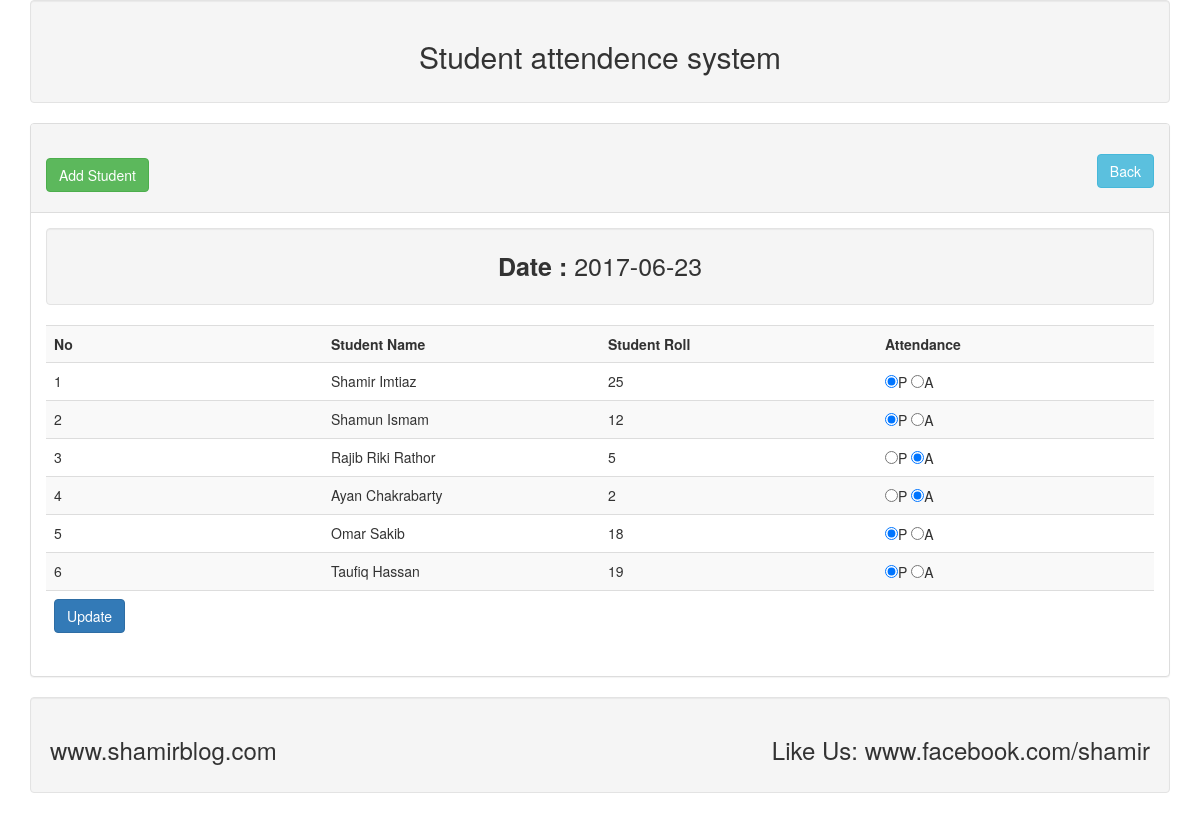
Page /stn_details.php?dt=2017-06-23 on the committed database.
### tables this page shows
CREATE TABLE `tbl_student` (
  `id` int(11) NOT NULL,
  `name` varchar(255) NOT NULL,
  `roll` int(11) NOT NULL
);

CREATE TABLE `tbl_attendence` (
  `id` int(11) NOT NULL,
  `roll` int(11) NOT NULL,
  `attend` varchar(255) DEFAULT NULL,
  `attend_time` date DEFAULT NULL
);

### lib/Database.php (called while the page is built, shortened)
<?php
	class Database{
		public $host = DB_HOST;
		public $user = DB_USER;
		public $pass = DB_PASS;
		public $dbname = DB_NAME;
		public $link;
		private function connectDb(){
			$this->link = new mysqli($this->host, $this->user, $this->pass, $this->dbname);
		}
		public function selectDb($query){
			$result = $this->link->query($query) or die($this->link->error.__LINE__);
			if($result->num_rows > 0){
				return $result;
			}else{
				return false;
			}
		}
	}
?>

### lib/Student.php (called while the page is built, shortened)
<?php
	$filepath = realpath(dirname(__FILE__));
	include_once $filepath.'/Database.php';
?>
<?php
	class Student{
		private $db;
		public function __construct(){
			$this->db = new Database();
		}
		public function get_studentData_all($dt){
			$query = "SELECT tbl_student.name,tbl_attendence.*
					 FROM tbl_student
					 INNER JOIN tbl_attendence
					 ON tbl_student.roll = tbl_attendence.roll
					 WHERE tbl_attendence.attend_time = '$dt'";
			$result = $this->db->selectDb($query);
			return $result;
		}
	}
?>

### stn_details.php (the view, shortened to what this page needs)
<?php include 'inc/header.php'; ?>
<?php include 'lib/Student.php'; ?>
<?php
	if (!isset($_GET['dt']) || empty($_GET['dt'])) {
		echo "<script>window.location='index.php';</script>";
	}else{
		$dt = $_GET['dt'];
	}
	$stu = new Student();
 ?>
<div class="panel panel-default">
	<div class="panel-heading">
		<h2>
			<a class="btn btn-success" href="add.php">Add Student</a>
			<a class="btn btn-info pull-right" href="viewstu.php">Back</a>
		</h2>
	</div>
		<div class="panel-body">
			<div class="well text-center" style="font-size: 25px;">
				<strong>Date : </strong><?php echo $dt; ?>
			</div>
			<form action="" method="post">
				<table class="table table-striped">
					<tr>
						<th width="25%">No</th>
						<th width="25%">Student Name</th>
						<th width="25%">Student Roll</th>
						<th width="25%">Attendance</th>
					</tr>
	<?php
			$upvalue = $stu->get_studentData_all($dt);
			if ($upvalue) {
				$i = 0;
				while ($value = $upvalue->fetch_assoc()) {
					$i++;
	 ?>
					<tr>
						<td><?php echo $i; ?></td>
						<td><?php echo $value['name']; ?></td>
						<td><?php echo $value['roll']; ?></td>
						<td>
							<input type="radio" name="attend[<?php echo $value['roll']; ?>]" <?php if($value['attend'] == 'present'){echo "checked";} ?> value="present">P
							<input type="radio" name="attend[<?php echo $value['roll']; ?>]" <?php if($value['attend'] == 'absent'){echo "checked";} ?> value="absent">A
						</td>
					</tr>
	<?php } } ?>
					<tr>
						<td colspan="4"><input class="btn btn-primary" type="submit" name="update" value="Update"></td>
					</tr>
				</table>
			</form>
		</div>
<?php include 'inc/footer.php'; ?>

### rows in the picture
tbl_student: name "Shamir Imtiaz", tbl_attendence.roll "25"
tbl_attendence: attend "☑"
tbl_student: name "Shamun Ismam", tbl_attendence.roll "12"
tbl_attendence: attend "☑"
tbl_student: name "Rajib Riki Rathor", tbl_attendence.roll "5"
tbl_attendence: attend "☑"
tbl_student: name "Ayan Chakrabarty", tbl_attendence.roll "2"
tbl_attendence: attend "☑"
tbl_student: name "Omar Sakib", tbl_attendence.roll "18"
tbl_attendence: attend "☑"
tbl_student: name "Taufiq Hassan", tbl_attendence.roll "19"
tbl_attendence: attend "☑"

### other values in the picture
$dt "2017-06-23"
